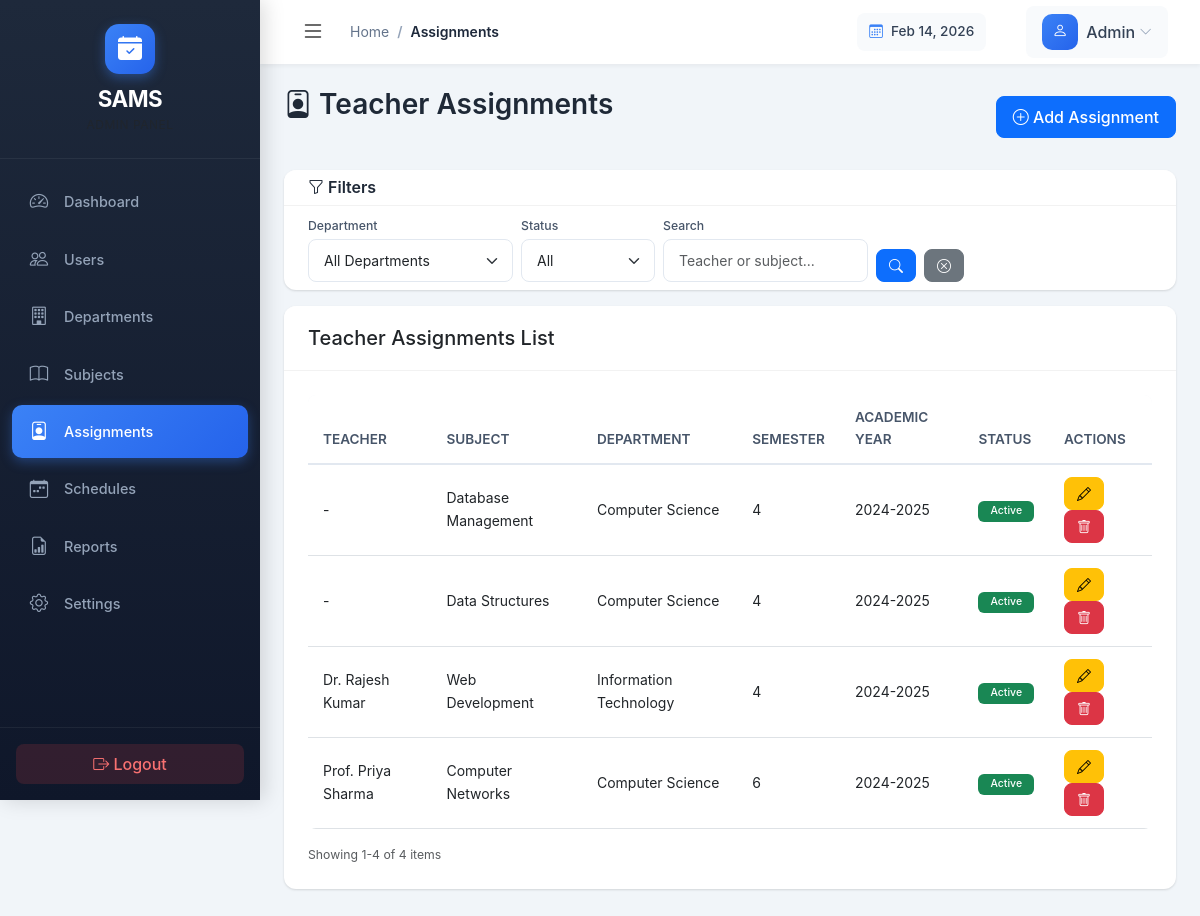
Screenshot of /admin/teacher-assignments.php (signed in) with the database file from the repository.
### tables this page shows
CREATE TABLE teacher_assignments (
    id INT PRIMARY KEY AUTO_INCREMENT,
    teacher_id INT NOT NULL,
    subject_id INT NOT NULL,
    department_id INT NOT NULL,
    section VARCHAR(10),
    academic_year VARCHAR(20) NOT NULL,
    semester INT NOT NULL,
    is_active BOOLEAN DEFAULT TRUE,
    created_at TIMESTAMP DEFAULT CURRENT_TIMESTAMP,
    updated_at TIMESTAMP DEFAULT CURRENT_TIMESTAMP ON UPDATE CURRENT_TIMESTAMP,
    FOREIGN KEY (teacher_id) REFERENCES teachers(id) ON DELETE CASCADE,
    FOREIGN KEY (subject_id) REFERENCES subjects(id) ON DELETE CASCADE,
    FOREIGN KEY (department_id) REFERENCES departments(id) ON DELETE CASCADE,
    UNIQUE KEY unique_assignment (teacher_id, subject_id, department_id, section, semester, academic_year),
    INDEX idx_teacher (teacher_id),
    INDEX idx_subject (subject_id),
    INDEX idx_department (department_id),
    INDEX idx_academic_year (academic_year),
    INDEX idx_active (is_active)
);

CREATE TABLE subjects (
    id INT PRIMARY KEY AUTO_INCREMENT,
    name VARCHAR(100) NOT NULL,
    code VARCHAR(20) UNIQUE NOT NULL,
    department_id INT NOT NULL,
    credits INT DEFAULT 3,
    semester INT,
    description TEXT,
    is_active BOOLEAN DEFAULT TRUE,
    created_at TIMESTAMP DEFAULT CURRENT_TIMESTAMP,
    updated_at TIMESTAMP DEFAULT CURRENT_TIMESTAMP ON UPDATE CURRENT_TIMESTAMP,
    FOREIGN KEY (department_id) REFERENCES departments(id) ON DELETE CASCADE,
    INDEX idx_department (department_id),
    INDEX idx_code (code),
    INDEX idx_semester (semester),
    INDEX idx_active (is_active)
);

CREATE TABLE departments (
    id INT PRIMARY KEY AUTO_INCREMENT,
    name VARCHAR(100) NOT NULL,
    code VARCHAR(20) UNIQUE NOT NULL,
    description TEXT,
    hod_id INT,
    is_active BOOLEAN DEFAULT TRUE,
    created_at TIMESTAMP DEFAULT CURRENT_TIMESTAMP,
    updated_at TIMESTAMP DEFAULT CURRENT_TIMESTAMP ON UPDATE CURRENT_TIMESTAMP,
    FOREIGN KEY (hod_id) REFERENCES users(id) ON DELETE SET NULL,
    INDEX idx_code (code),
    INDEX idx_active (is_active)
);

CREATE TABLE users (
    id INT PRIMARY KEY AUTO_INCREMENT,
    full_name VARCHAR(100) NOT NULL,
    email VARCHAR(100) UNIQUE NOT NULL,
    password_hash VARCHAR(255) NOT NULL,
    role ENUM('admin', 'teacher', 'student') NOT NULL,
    phone VARCHAR(15),
    profile_image VARCHAR(255),
    is_active BOOLEAN DEFAULT TRUE,
    last_login TIMESTAMP NULL,
    created_at TIMESTAMP DEFAULT CURRENT_TIMESTAMP,
    updated_at TIMESTAMP DEFAULT CURRENT_TIMESTAMP ON UPDATE CURRENT_TIMESTAMP,
    INDEX idx_email (email),
    INDEX idx_role (role),
    INDEX idx_active (is_active)
);

### public/admin/teacher-assignments.php (the view, shortened to what this page needs)
<?php
$database = new Database();
$db = $database->getConnection();
$assignments = [];
if ($db) {
    try {
        $stmt = $db->query("SELECT ta.*, u.full_name, sub.name as subject_name, d.name as dept_name
                           FROM teacher_assignments ta
                           LEFT JOIN teachers t ON ta.teacher_id = t.id
                           LEFT JOIN users u ON t.user_id = u.id
                           LEFT JOIN subjects sub ON ta.subject_id = sub.id
                           LEFT JOIN departments d ON ta.department_id = d.id
                           ORDER BY u.full_name");
        $assignments = $stmt->fetchAll();
    } catch (Exception $e) {
        error_log($e->getMessage());
    }
}
?>
<!DOCTYPE html>
<html lang="en">
<head>
    <link href="https://cdn.jsdelivr.net/npm/bootstrap@5.3.0/dist/css/bootstrap.min.css" rel="stylesheet">
    <link rel="stylesheet" href="https://cdn.jsdelivr.net/npm/bootstrap-icons@1.11.0/font/bootstrap-icons.css">
    <link rel="stylesheet" href="../assets/css/admin.css">
</head>
<body>
    <?php include '../includes/sidebar.php'; ?>
    <div class="main-content">
        <?php include '../includes/navbar.php'; ?>
        <div class="content-wrapper">
            <div class="d-flex justify-content-between align-items-center mb-4">
                <h2><i class="bi bi-person-badge"></i> Teacher Assignments</h2>
                <button class="btn btn-primary" data-bs-toggle="modal" data-bs-target="#addAssignmentModal">
                    <i class="bi bi-plus-circle"></i> Add Assignment
                </button>
            </div>
            <div class="card mb-3">
                <div class="card-header py-2">
                    <h6 class="mb-0"><i class="bi bi-funnel"></i> Filters</h6>
                </div>
                <div class="card-body py-2">
                    <div class="row g-2 align-items-end">
                        <div class="col-md-3">
                            <label class="form-label small mb-1">Department</label>
                            <select class="form-select form-select-sm" id="filterDepartment">
                                <option value="">All Departments</option>
                            </select>
                        </div>
                        <div class="col-md-2">
                            <label class="form-label small mb-1">Status</label>
                            <select class="form-select form-select-sm" id="filterStatus">
                                <option value="">All</option>
                            </select>
                        </div>
                        <div class="col-md-3">
                            <label class="form-label small mb-1">Search</label>
                            <input type="text" class="form-control form-control-sm" id="searchInput" placeholder="Teacher or subject...">
                        </div>
                        <div class="col-md-2">
                            <button class="btn btn-sm btn-primary me-1" onclick="applyFilters()"><i class="bi bi-search"></i></button>
                            <button class="btn btn-sm btn-secondary" onclick="resetFilters()"><i class="bi bi-x-circle"></i></button>
                        </div>
                    </div>
                </div>
            </div>
            <div class="card">
                <div class="card-header">
                    <h5 class="mb-0">Teacher Assignments List</h5>
                </div>
                <div class="card-body">
                    <div class="table-responsive">
                        <table class="table table-hover" id="assignmentsTable">
                            <thead>
                                <tr>
                                    <th>Teacher</th>
                                    <th>Subject</th>
                                    <th>Department</th>
                                    <th>Semester</th>
                                    <th>Academic Year</th>
                                    <th>Status</th>
                                    <th>Actions</th>
                                </tr>
                            </thead>
                            <tbody>
                                <?php if (count($assignments) > 0): ?>
                                    <?php foreach ($assignments as $assign): ?>
                                        <tr>
                                            <td><?php echo htmlspecialchars($assign['full_name'] ?? '-'); ?></td>
                                            <td><?php echo htmlspecialchars($assign['subject_name'] ?? '-'); ?></td>
                                            <td><?php echo htmlspecialchars($assign['dept_name'] ?? '-'); ?></td>
                                            <td><?php echo htmlspecialchars($assign['semester'] ?? '-'); ?></td>
                                            <td><?php echo htmlspecialchars($assign['academic_year'] ?? '-'); ?></td>
                                            <td>
                                                <?php echo $assign['is_active'] ? '<span class="badge bg-success">Active</span>' : '<span class="badge bg-danger">Inactive</span>'; ?>
                                            </td>
                                            <td>
                                                <button class="btn btn-sm btn-warning" onclick="editAssignment(<?php echo $assign['id']; ?>)" title="Edit"><i class="bi bi-pencil"></i></button>
                                                <button class="btn btn-sm btn-danger" onclick="deleteAssignment(<?php echo $assign['id']; ?>)" title="Delete"><i class="bi bi-trash"></i></button>
                                            </td>
                                        </tr>
                                    <?php endforeach; ?>
                                <?php else: ?>
                                    <tr>
                                        <td colspan="7" class="text-center text-muted">No assignments found</td>
                                    </tr>
                                <?php endif; ?>
                            </tbody>
                        </table>
                    </div>
                    <div class="d-flex justify-content-between align-items-center mt-3">
                        <div class="text-muted small">
                            Showing <span id="showingStart">1</span>-<span id="showingEnd">10</span> of <span id="totalItems"><?php echo count($assignments); ?></span> items
                        </div>
                    </div>
                </div>
            </div>
        </div>
    </div>
    <div id="alertContainer" class="position-fixed top-0 end-0 p-3" style="z-index: 1050;"></div>
</body>
</html>

### public/assets/css/admin.css (style rules this page uses)
:root { --sidebar-width: 260px; --sidebar-collapsed-width: 80px; --sidebar-bg: linear-gradient(180deg, #1e293b 0%, #0f172a 100%); --sidebar-text: #94a3b8; --sidebar-active: #3b82f6; --sidebar-hover: rgba(255, 255, 255, 0.08); --main-bg: #f1f5f9; --card-shadow: 0 1px 3px rgba(0, 0, 0, 0.08), 0 1px 2px rgba(0, 0, 0, 0.06); --card-shadow-lg: 0 10px 15px -3px rgba(0, 0, 0, 0.1), 0 4px 6px -2px rgba(0, 0, 0, 0.05); --primary: #3b82f6; --primary-dark: #2563eb; --navbar-height: 64px; --border-radius: 12px; }
* { margin: 0; padding: 0; box-sizing: border-box; }
body { font-family: 'Inter', 'Segoe UI', Tahoma, Geneva, Verdana, sans-serif; background-color: var(--main-bg); overflow-x: hidden; font-size: 14px; line-height: 1.6; }
.main-content { margin-left: var(--sidebar-width); min-height: 100vh; transition: all 0.3s cubic-bezier(0.4, 0, 0.2, 1); background: var(--main-bg); }
.content-wrapper { padding: 30px; max-width: 1400px; margin: 0 auto; }
.card { border: none; border-radius: 12px; box-shadow: var(--card-shadow); margin-bottom: 1rem; }
.card-header { background: #fff; border-bottom: 1px solid #e2e8f0; padding: 15px 20px; border-radius: 12px 12px 0 0 !important; }
.card-body { padding: 20px; }
.table-responsive { border-radius: 8px; overflow: hidden; }
.table { margin-bottom: 0; }
.table thead { background: #f8fafc; }
.table thead th { border-bottom: 2px solid #e2e8f0; color: #475569; font-weight: 600; text-transform: uppercase; font-size: 0.85rem; padding: 12px 15px; }
.table tbody td { padding: 12px 15px; vertical-align: middle; }
.badge { padding: 5px 12px; font-weight: 500; border-radius: 6px; }
.btn { border-radius: 8px; padding: 8px 16px; font-weight: 500; transition: all 0.3s ease; }
.btn-sm { padding: 5px 12px; font-size: 0.875rem; }
.form-control, .form-select { border-radius: 8px; border: 1px solid #e2e8f0; padding: 10px 15px; transition: all 0.3s ease; }
.form-label { font-weight: 500; color: #475569; margin-bottom: 8px; }
.content-wrapper { padding: 1.5rem; }
.content-wrapper h2 { color: #1f2937; font-weight: 600; margin-bottom: 1.5rem; font-size: 1.75rem; }
.card { border: none; border-radius: var(--border-radius); box-shadow: var(--card-shadow); transition: all 0.3s ease; }
.card-header { background: white; border-bottom: 1px solid rgba(0, 0, 0, 0.05); padding: 1.25rem 1.5rem; border-radius: var(--border-radius) var(--border-radius) 0 0 !important; }
.card-header h6 { font-weight: 600; color: #1f2937; font-size: 1rem; }
.card-body { padding: 1.5rem; }

### rows the page displays
teacher_assignments: full_name "-", subject.name "Database Management", department.name "Computer Science", semester "4", academic_year "2024-2025", is_active "Active"
teacher_assignments: full_name "-", subject.name "Data Structures", department.name "Computer Science", semester "4", academic_year "2024-2025", is_active "Active"
teacher_assignments: users.full_name "Dr. Rajesh Kumar", subject.name "Web Development", department.name "Information Technology", semester "4", academic_year "2024-2025", is_active "Active"
teacher_assignments: users.full_name "Prof. Priya Sharma", subject.name "Computer Networks", department.name "Computer Science", semester "6", academic_year "2024-2025", is_active "Active"

### other values shown
$item['label'] "Dashboard"
$item['label'] "Users"
$item['label'] "Departments"
$item['label'] "Subjects"
$item['label'] "Assignments"
$item['label'] "Schedules"
$item['label'] "Reports"
$item['label'] "Settings"
$pageTitle "Assignments"
$_SESSION['user_name'] "Admin"
count($assignments) "4"
